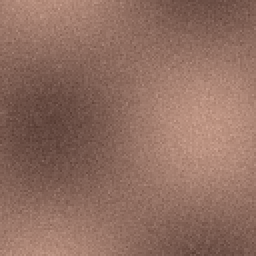
#> input picture experiments/data/phase4_3_unseen_images/unseen_01_portrait.png, 128 x 128 px (shown 2 times larger)
$ python -i attacks.py   (imports and definitions only)
#> lines starting #> are read from the running program, lines starting #| are printed output that depends on the picture
#> further down, picture is the input picture: PIL image 128x128 RGB; mean R, G, B 144.5, 110, 97
"""
ProvenanceLab — Image Degradation & Transformation Suite
========================================================

Implements standard benchmark transformations and realistic channel noise
models to test watermark bit survival and degradation:

1. JPEG Compression (Q=90, 75, 50, 30, 10)
2. Gaussian Blur (kernel radius / sigma = 0.5, 1.0, 2.0, 3.0)
3. Cropping & Resizing (Center crop 90%, 75%, 50% followed by upscale or native)
4. Additive Gaussian / Uniform Noise (sigma = 5, 10, 25)
5. Color / Contrast / Brightness adjustments
6. AI-style Regeneration / Inpainting simulation (controlled latent perturbation)
"""

from __future__ import annotations

import io
import math
from dataclasses import dataclass
from typing import Any, Callable, Dict, Optional, Tuple

import numpy as np
from PIL import Image, ImageEnhance, ImageFilter


@dataclass
class AttackSpec:
    name: str
    category: str
    params: Dict[str, Any]
    severity: float  # Normalized 0.0 to 1.0 scale for easy comparison


class AttackRegistry:
    """Registry of reproducible image degradation operators."""

    # [105 lines left out: functions jpeg_compression, gaussian_blur, center_crop_and_resize, resize_down_up, additive_noise, brightness_contrast and 4 more, not called in this run]

    @staticmethod
    def simulated_ai_regeneration(
        img: Image.Image, strength: float = 0.50, seed: Optional[int] = 42
    ) -> Image.Image:
        """
        Simulate AI Image-to-Image / diffusion regeneration at a specified denoising strength.
        At strength 0.0: identity.
        At strength 1.0: heavy semantic/high-frequency replacement.
        Intermediate strength: combines spatial frequency preservation with perceptual diffusion noise.
        """
#> called with strength = 0.5, seed = 42
        arr = np.array(img.convert("RGB"), dtype=np.float32)
        rng = np.random.default_rng(seed)

        # High frequency destruction typical of diffusion autoencoders (VAE encoder/decoder blur + noise)
        # 1. Downscale + upscale through simulated latent bottleneck
        w, h = img.size
#> w = 128; h = 128
        latent_w, latent_h = max(32, w // 8), max(32, h // 8)
#> latent_w = 32; latent_h = 32
        latent_approx = img.resize((latent_w, latent_h), Image.Resampling.BILINEAR)
        reconstructed = latent_approx.resize((w, h), Image.Resampling.BICUBIC)
        rec_arr = np.array(reconstructed, dtype=np.float32)

        # 2. Add structural perturbation correlated with strength
        sigma = strength * 35.0
        pert = rng.normal(0.0, sigma, arr.shape)

        # 3. Blend original and synthetic reconstruction
        alpha = min(1.0, strength * 1.2)
        blended = (1.0 - alpha) * arr + alpha * rec_arr + pert
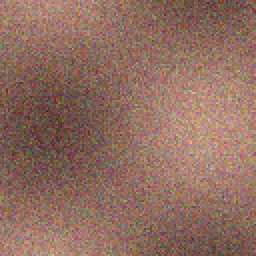
#> blended: shape (128, 128, 3) float64 (shown 2 times larger); mean R, G, B 144.7, 110.1, 96.9
        out = np.clip(blended, 0.0, 255.0).astype(np.uint8)
        return Image.fromarray(out)


# [171 lines left out: functions get_standard_attack_suite, get_seven_attack_suite, apply_attack, not called in this run]

>>> from PIL import Image
>>> picture = Image.open('../../experiments/data/phase4_3_unseen_images/unseen_01_portrait.png')
>>> result = AttackRegistry().simulated_ai_regeneration(picture)

$ run again, on experiments/data/phase4_3_unseen_images/unseen_02_landscape.png
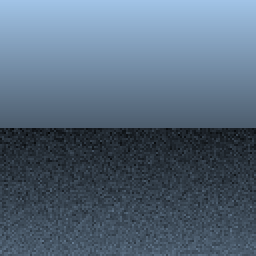
#> input picture experiments/data/phase4_3_unseen_images/unseen_02_landscape.png, 128 x 128 px (shown 2 times larger)
#> picture is the input picture: PIL image 128x128 RGB; mean R, G, B 85.4, 103.7, 122.1
#> in simulated_ai_regeneration, `blended = (1.0 - alpha) * arr + alpha * rec_arr + pert`:
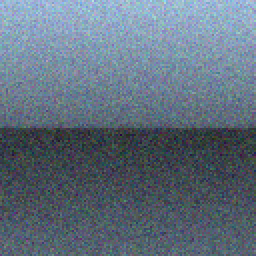
#> blended: shape (128, 128, 3) float64 (shown 2 times larger); mean R, G, B 85.5, 103.7, 121.9; drawn with min black and max white
#> in simulated_ai_regeneration, `out = np.clip(blended, 0.0, 255.0).astype(np.uint8)`:
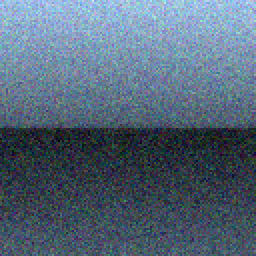
#> out: shape (128, 128, 3) (shown 2 times larger); mean R, G, B 85, 103.3, 121.4

$ run again, on experiments/data/phase4_3_unseen_images/unseen_03_mandala.png
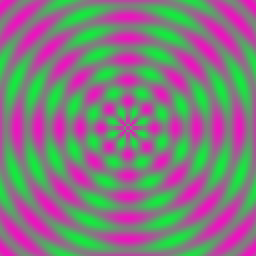
#> input picture experiments/data/phase4_3_unseen_images/unseen_03_mandala.png, 128 x 128 px (shown 2 times larger)
#> picture is the input picture: PIL image 128x128 RGB; mean R, G, B 130, 124, 127.8
#> in simulated_ai_regeneration, `reconstructed = latent_approx.resize((w, h), Image.Resampling.BICUBIC)`:
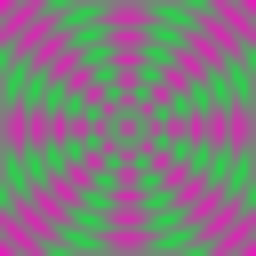
#> reconstructed: PIL image 128x128 RGB (shown 2 times larger); mean R, G, B 129.9, 124.2, 127.8
#> in simulated_ai_regeneration, `blended = (1.0 - alpha) * arr + alpha * rec_arr + pert`:
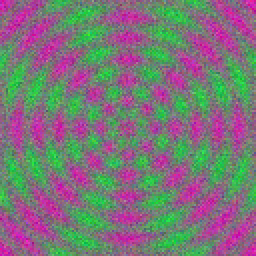
#> blended: shape (128, 128, 3) float64 (shown 2 times larger); mean R, G, B 130, 124.2, 127.6; drawn with min black and max white

$ run again, on experiments/data/phase4_3_unseen_images/unseen_05_voronoi.png
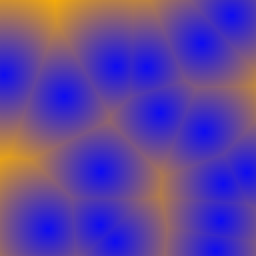
#> input picture experiments/data/phase4_3_unseen_images/unseen_05_voronoi.png, 128 x 128 px (shown 2 times larger)
#> picture is the input picture: PIL image 128x128 RGB; mean R, G, B 95.8, 66.6, 159.2
#> in simulated_ai_regeneration, `blended = (1.0 - alpha) * arr + alpha * rec_arr + pert`:
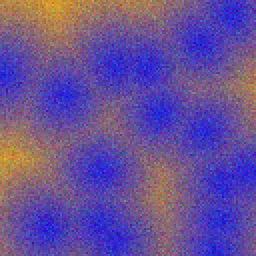
#> blended: shape (128, 128, 3) float64 (shown 2 times larger); mean R, G, B 95.9, 66.7, 159.1; drawn with min black and max white
#> in simulated_ai_regeneration, `out = np.clip(blended, 0.0, 255.0).astype(np.uint8)`:
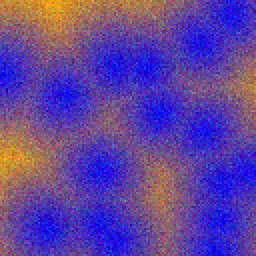
#> out: shape (128, 128, 3) (shown 2 times larger); mean R, G, B 95.4, 66.3, 158.6
